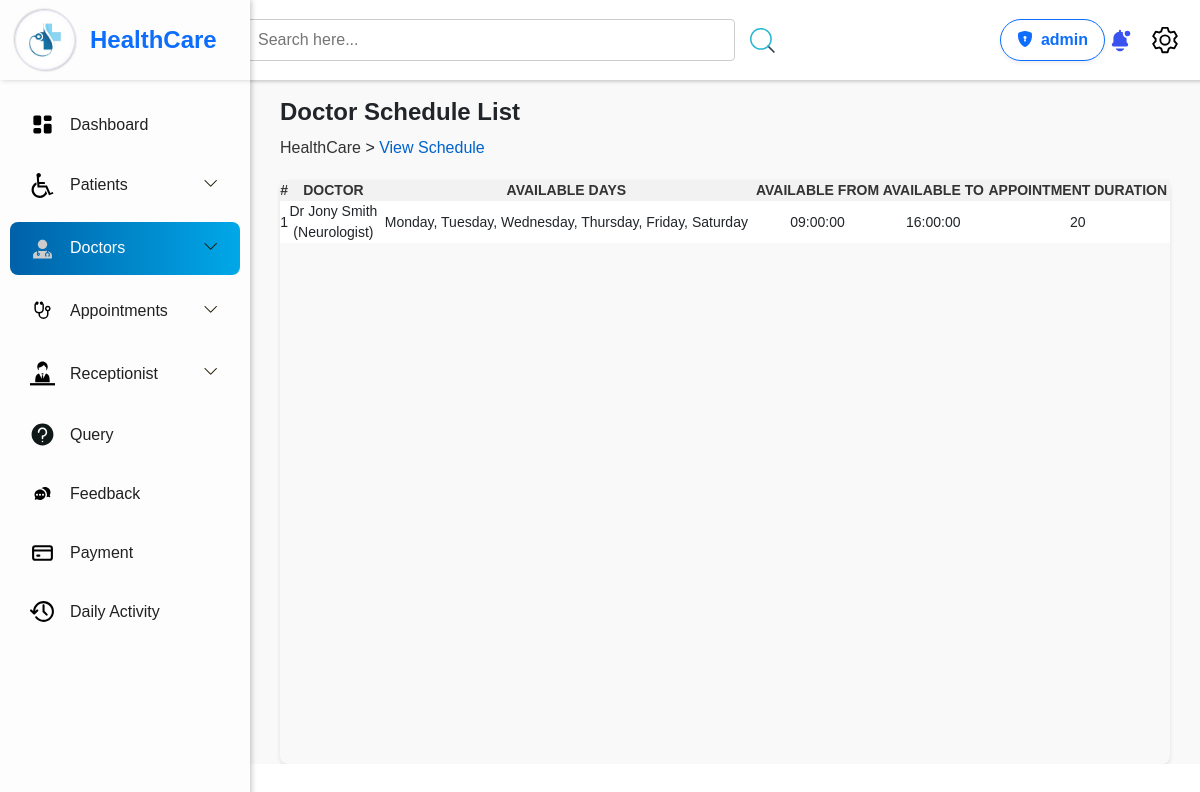
Screenshot of /Healthcare_manage/admin/Viewdoctor_schedule.php (signed in) with the database file from the repository.
### tables this page shows
CREATE TABLE `doctor_schedule` (
  `schedule_id` int(11) NOT NULL,
  `doctor_id` int(5) NOT NULL,
  `available_days` longtext NOT NULL CHECK (json_valid(`available_days`)),
  `available_from` time NOT NULL,
  `available_to` time NOT NULL,
  `appointment_duration` int(10) NOT NULL
);

CREATE TABLE `doctors` (
  `doctor_id` int(5) NOT NULL,
  `doctor_name` varchar(50) NOT NULL,
  `specilization` varchar(100) NOT NULL,
  `consultancy_fee` decimal(5,0) NOT NULL,
  `dob` date NOT NULL,
  `gender` varchar(50) NOT NULL,
  `address` varchar(255) NOT NULL,
  `email` varchar(255) NOT NULL,
  `contact` decimal(10,0) NOT NULL,
  `username` varchar(50) NOT NULL,
  `password` varchar(255) NOT NULL,
  `photo` varchar(255) NOT NULL,
  `status` varchar(50) NOT NULL DEFAULT 'Active',
  `create_at` datetime NOT NULL DEFAULT current_timestamp()
);

### Healthcare_manage/admin/Viewdoctor_schedule.php (the view, shortened to what this page needs)
<?php
$conn = connection();
$query3 = mysqli_query($conn, "SELECT * FROM doctor_schedule");
?>
<!DOCTYPE html>
<html lang="en">
<head>
    <link rel="stylesheet" href="./style/Viewdoctor_schedule.css">
    <link rel="stylesheet" href="https://cdn.datatables.net/1.11.5/css/jquery.dataTables.min.css" />
    <link rel="stylesheet" href="https://cdn.datatables.net/2.2.2/css/dataTables.dataTables.css" />
    <link rel="stylesheet" href="https://cdn.datatables.net/buttons/3.2.2/css/buttons.dataTables.css" />
    <link href="https://cdn.jsdelivr.net/npm/bootstrap@5.3.3/dist/css/bootstrap.min.css" rel="stylesheet"
>
    <link rel="stylesheet" href="https://cdn.jsdelivr.net/npm/bootstrap-icons/font/bootstrap-icons.css">
</head>
<body>
    <?php
    include_once("./Navbar.php");
    include_once("./component/admin_header.php");
    ?>
    <div class="content">
        <div class="header-list">
            <div class="left pt-4">
                <h4 class="fw-bold">Doctor Schedule List</h4>
                <p style="margin-top:10px;"><a href="./Dashboard.php"> HealthCare </a> > <span> View Schedule</span></p>
            </div>
        </div>
        <div class="container">
            <div class="table-container">
                <table id="myTable" class="nowrap">
                    <thead>
                        <tr>
                            <th class="text-center">#</th>
                            <th class="text-center">Doctor</th>
                            <th class="text-center">Available Days</th>
                            <th class="text-center">Available From</th>
                            <th class="text-center">Available To</th>
                            <th class="text-center">Appointment Duration</th>
                        </tr>
                    </thead>
                    <tbody>
                        <?php while ($schedule = mysqli_fetch_assoc($query3)) { ?>
                            <tr>
                                <td class="text-center"><?php echo $schedule["schedule_id"]; ?></td>
                                <td class="text-center"><?php
                                    $data = mysqli_query($conn, "SELECT * FROM doctors WHERE doctor_id = " . $schedule["doctor_id"] . "");
                                    $doctor =  mysqli_fetch_assoc($data);
                                    echo $doctor["doctor_name"]."<br> (";
                                    echo $doctor["specilization"].")";
                                    ?>
                                </td>
                                <td class="text-center"><?php echo implode(", ", json_decode($schedule['available_days'])) ?></td>
                                <td class="text-center"><?php echo $schedule["available_from"]; ?></td>
                                <td class="text-center"><?php echo $schedule["available_to"]; ?></td>
                                <td class="text-center"><?php echo $schedule["appointment_duration"]; ?></td>
                            </tr>
                        <?php } ?>
                    </tbody>
                </table>
            </div>
        </div>
    </div>
</body>
</html>

### Healthcare_manage/admin/component/admin_header.php (shortened to what this page needs)
<?php
$conn = connection();
$query = mysqli_query($conn, "SELECT * FROM `admin`");
$admin = mysqli_fetch_assoc($query);
?>
<!DOCTYPE html>
<html lang="en">
<head>
</head>
<body>
    <div class="box">
        <div class="search-container">
            <input type="search" class="search-bar" id="search-bar" placeholder="Search here...">
            <img src="./../assets/images/search.svg" height="25" id="search-button">
        </div>
        <div class="d-flex align-items-center">
            <a class="btn btn-outline-primary d-flex align-items-center px-3 py-2 rounded-pill shadow-sm">
                <i class="bi bi-shield-lock-fill me-2"></i>
                <strong> <?= $admin["username"] ?></strong>
            </a>
        </div>
        <div class="icons mx-">
            <img src="./../assets/images/notification.svg" alt="Notification" class="icon" id="notification">
            <img src="./../assets/images/setting.svg" alt="Settings" class="icon" id="setting">
        </div>
    </div>
</body>
</html>

### Healthcare_manage/admin/style/viewdoctor_schedule.css (style rules this page uses)
.content { margin-left: 250px; padding: 0 10px; overflow-x: hidden; background-color: #f9f9f9; }
.header-list { height: 10vh; width: 100%; display: flex; align-items: center; justify-content: space-between; padding: 50px 10px; }
.left, .right { align-items: center; }
.left { flex-grow: 1; padding: 10px; }
.left a { text-decoration: none; color: #333; }
.left span { color: #0063cc; }
.content .container { min-height: 73vh; width: 100%; padding: 0px 20px; background-color: #f9f9f9; border-radius: 8px; display: flex; }
.table-container { width: 100%; border-radius: 8px; box-shadow: 0 2px 4px rgba(0, 0, 0, 0.1); }
table { min-width: 100%; border-collapse: collapse; background-color: #fff; }
thead { background-color: #f2f2f2; }
th, td { text-align: center; font-size: 14px; }
th { text-transform: uppercase; color: #333; background-color: #f2f2f2; }

### Healthcare_manage/admin/style/Navbar.css (style rules this page uses)
* { margin: 0; padding: 0; box-sizing: border-box; font-family: Arial, sans-serif; }

### Healthcare_manage/admin/component/admin_header.php (style rules this page uses)
.box { width: 100%; display: flex; justify-content: space-between; align-items: center; padding: 0 20px; background-color: #fff; height: 10vh; box-shadow: 2px 2px 3px rgb(206, 206, 206); }
.search-container { height: 100%; width: 100%; display: flex; justify-content: center; align-items: center; gap: 15px; min-width: 280px; }
.search-container #search-button { border: none; cursor: pointer; }
.search-bar { width: 50%; padding: 8px 12px; font-size: 16px; border: 1px solid #ccc; border-radius: 4px; outline: none; }
.icons { height: 100%; display: flex; justify-content: space-around; align-items: center; gap: 15px; }
.icon { width: 30px; height: 30px; cursor: pointer; }
.box { position: sticky; top: 0; z-index: 1; }

### rows the page displays
doctor_schedule: schedule_id "1", doctor.doctor_name "Dr Jony Smith", doctor.specilization "Neurologist", available_days "Monday, Tuesday, Wednesday, Thursday, Friday, Saturday", available_from "09:00:00", available_to "16:00:00", appointment_duration "20"

### other values shown
$admin["username"] "admin"
